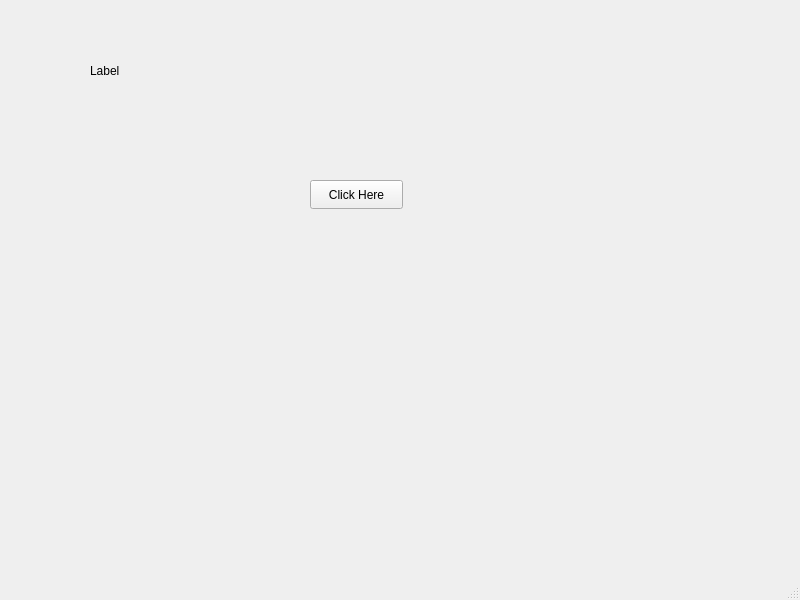
<?xml version="1.0" encoding="UTF-8"?>
<ui version="4.0">
 <class>myWindow</class>
 <widget class="QMainWindow" name="myWindow">
  <property name="geometry">
   <rect>
    <x>0</x>
    <y>0</y>
    <width>800</width>
    <height>600</height>
   </rect>
  </property>
  <property name="windowTitle">
   <string>myWindow</string>
  </property>
  <widget class="QWidget" name="centralwidget">
   <widget class="QPushButton" name="pushButton">
    <property name="geometry">
     <rect>
      <x>310</x>
      <y>180</y>
      <width>93</width>
      <height>29</height>
     </rect>
    </property>
    <property name="text">
     <string>Click Here</string>
    </property>
   </widget>
   <widget class="QLabel" name="label">
    <property name="geometry">
     <rect>
      <x>90</x>
      <y>50</y>
      <width>171</width>
      <height>41</height>
     </rect>
    </property>
    <property name="text">
     <string>Label</string>
    </property>
   </widget>
  </widget>
  <widget class="QMenuBar" name="menubar">
   <property name="geometry">
    <rect>
     <x>0</x>
     <y>0</y>
     <width>800</width>
     <height>26</height>
    </rect>
   </property>
  </widget>
  <widget class="QStatusBar" name="statusbar"/>
 </widget>
 <resources/>
 <connections/>
</ui>
